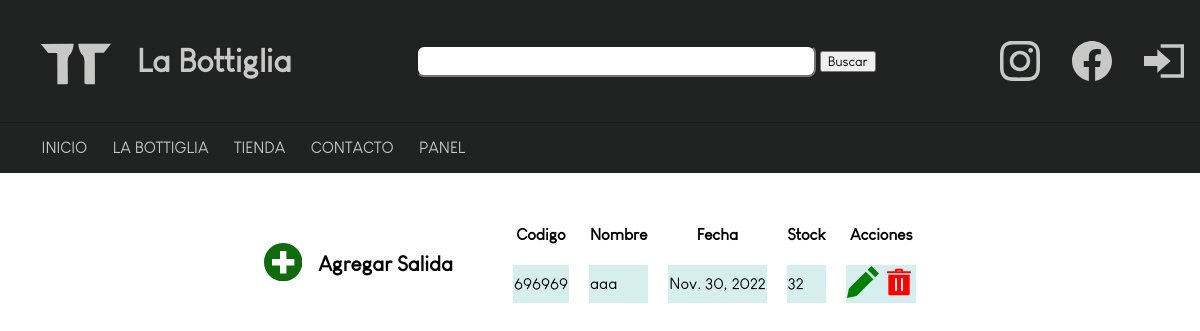
Page /panel/salidas/ (signed in) on the committed database.
### database/models.py (models this page shows)
class salidas(models.Model):
    codigo = models.CharField(max_length = 50)
    nombre = models.CharField(max_length = 50)
    fecha = models.DateField()
    stock = models.IntegerField()

### database/views.py (the view)
# urls.py: path('panel/salidas/',staff_member_required(SalidasList.as_view()),name='panel-salidas'),
class SalidasList(LoginRequiredMixin,ListView):
    model = salidas
    template_name = 'panel_salidas.html'

### tiendaOnline/templates/panel_salidas.html (shortened to what this page needs)
{% extends 'base.html' %}
{% block contenido %}
{% if object_list %}
<div class="container">
    <div class="botonContainer">
        <a href="{% url 'panel-salidas-nuevo'%}"><svg xmlns="http://www.w3.org/2000/svg" width="2.4rem" height="2.4rem" viewBox="0 0 24 24"><path class='agregar_icon' d="M12 0c-6.627 0-12 5.373-12 12s5.373 12 12 12 12-5.373 12-12-5.373-12-12-12zm7 14h-5v5h-4v-5h-5v-4h5v-5h4v5h5v4z"/></svg></a>
        <h4 style='font-size:1.3rem;'>Agregar Salida</h4>
    </div>
    <table cellspacing='20px'>
        <tr class='panelRow'>
            <th>Codigo</th>
            <th>Nombre</th>
            <th>Fecha</th>
            <th>Stock</th>
            <th>Acciones</th>
        </tr>
        {% for salida in object_list %}
        <tr class='panelRow'>
            <td>{{salida.codigo}}</td>
            <td>{{salida.nombre}}</td>
            <td>{{salida.fecha}}</td>
            <td>{{salida.stock}}</td>
            <td><a href="{% url 'panel-salidas-editar' salida.id %}"><svg xmlns="http://www.w3.org/2000/svg" width="2rem" height="2rem" viewBox="0 0 24 24"><path class='editar_icon' d="M19.769 9.923l-12.642 12.639-7.127 1.438 1.438-7.128 12.641-12.64 5.69 5.691zm1.414-1.414l2.817-2.82-5.691-5.689-2.816 2.817 5.69 5.692z"/></svg></a> <a href="{% url 'panel-salidas-delete' salida.id %}"></a></td>
        </tr>
        {% endfor %}
    </table>
</div>
{% else %}
<h3>No Hay salidas</h3>
{% endif %}
{% endblock contenido %}

### tiendaOnline/static/css/productos.css (style rules this page uses)
body, html { margin: 0; padding: 0; width: 100%; height: 100%; box-sizing: border-box; }
* { box-sizing: inherit; font-family: 'GeorgeCafe'; }
a { text-decoration: none; color:#C8C9C7; }
.container { width: 100%; display: flex; justify-content: center; gap: 2.5rem; margin-top: 2rem; }
.panelRow:nth-child(even) { background-color: #D6EEEE; }
.botonContainer { display: flex; justify-content: center; align-items: center; gap:1rem; }

### rows in the picture
salidas: codigo "696969", nombre "aaa", fecha "Nov. 30, 2022", stock "32"
